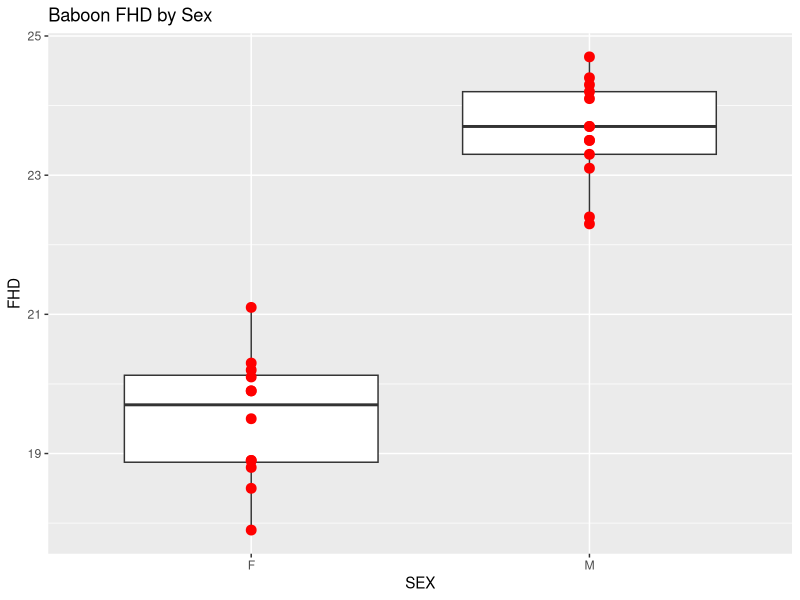
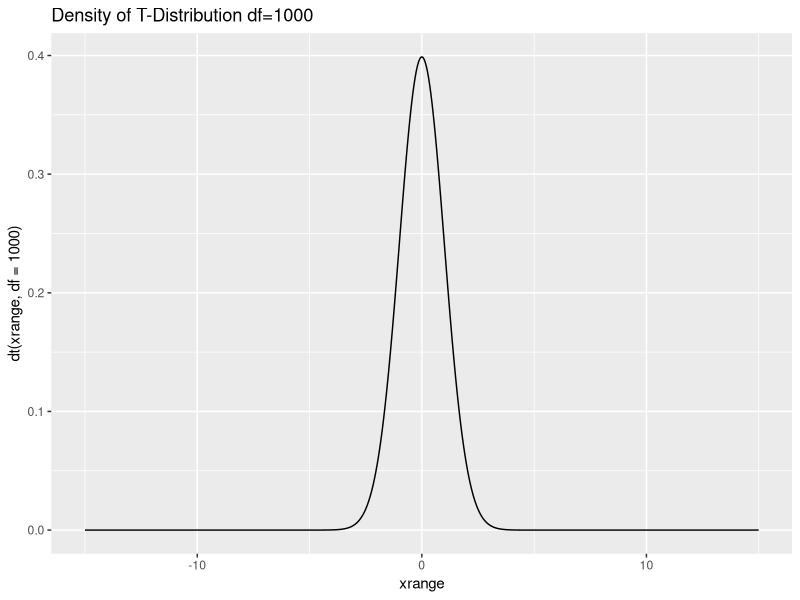
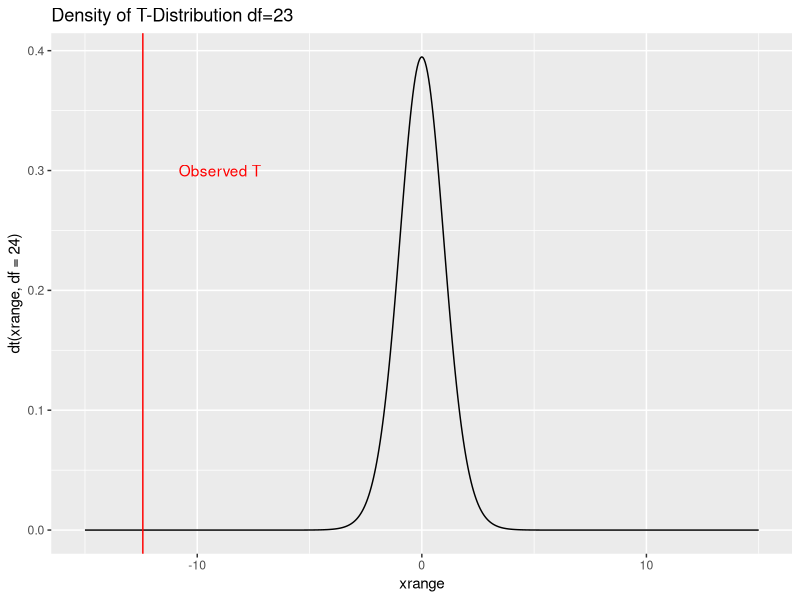

Write the R code that produced these figures, in order.
## ---- chunk 1
library(ggplot2)
baboons <- read.table("datasets/baboons.txt", header=TRUE)
head(baboons)

qplot(x=SEX, y=FHD, data=baboons, main="Baboon FHD by Sex", geom="boxplot") + geom_point(color="red", size=3)
## ---- chunk 2
library(ggplot2)
xrange <- seq(-15, 15, 0.05)
qplot(x=xrange, y=dt(xrange, df = 1000), geom="line",  main="Density of T-Distribution df=1000")
qplot(x=xrange, y=dt(xrange, df = 24), geom="line",  main="Density of T-Distribution df=23") +
  geom_vline(xintercept = -12.4224, col="red") + 
  annotate(geom="text", x=-9, y=.3, label="Observed T", color="red")
